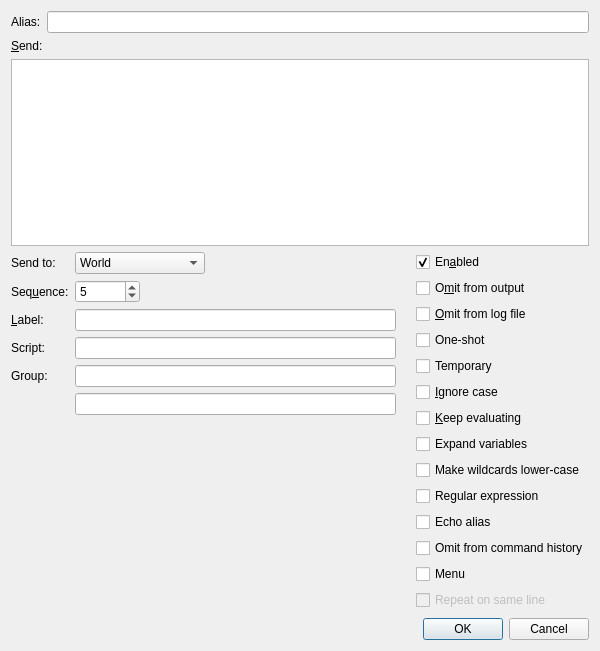
<?xml version="1.0" encoding="UTF-8"?>
<ui version="4.0">
 <class>AliasEdit</class>
 <widget class="QDialog" name="AliasEdit">
  <property name="geometry">
   <rect>
    <x>0</x>
    <y>0</y>
    <width>600</width>
    <height>651</height>
   </rect>
  </property>
  <property name="minimumSize">
   <size>
    <width>0</width>
    <height>0</height>
   </size>
  </property>
  <property name="windowTitle">
   <string>Edit Alias</string>
  </property>
  <layout class="QVBoxLayout" name="verticalLayout">
   <item>
    <widget class="QWidget" name="reactions_pattern" native="true">
     <layout class="QHBoxLayout" name="_3">
      <property name="leftMargin">
       <number>0</number>
      </property>
      <property name="topMargin">
       <number>0</number>
      </property>
      <property name="rightMargin">
       <number>0</number>
      </property>
      <property name="bottomMargin">
       <number>0</number>
      </property>
      <item>
       <widget class="QLabel" name="Pattern_label">
        <property name="text">
         <string>Alias:</string>
        </property>
        <property name="buddy">
         <cstring>Pattern</cstring>
        </property>
       </widget>
      </item>
      <item>
       <widget class="QLineEdit" name="Pattern"/>
      </item>
     </layout>
    </widget>
   </item>
   <item>
    <widget class="QLabel" name="Text_label">
     <property name="text">
      <string>&amp;Send:</string>
     </property>
     <property name="buddy">
      <cstring>Text</cstring>
     </property>
    </widget>
   </item>
   <item>
    <widget class="QPlainTextEdit" name="Text">
     <property name="sizePolicy">
      <sizepolicy hsizetype="Expanding" vsizetype="Expanding">
       <horstretch>0</horstretch>
       <verstretch>1</verstretch>
      </sizepolicy>
     </property>
     <property name="minimumSize">
      <size>
       <width>0</width>
       <height>0</height>
      </size>
     </property>
    </widget>
   </item>
   <item>
    <layout class="QHBoxLayout" name="_main">
     <property name="spacing">
      <number>20</number>
     </property>
     <item>
      <layout class="QVBoxLayout" name="_options">
       <property name="spacing">
        <number>6</number>
       </property>
       <item>
        <layout class="QFormLayout" name="_send">
         <item row="0" column="0">
          <widget class="QLabel" name="UserSendTo_label">
           <property name="text">
            <string>Send to:</string>
           </property>
           <property name="buddy">
            <cstring>UserSendTo</cstring>
           </property>
          </widget>
         </item>
         <item row="0" column="1">
          <widget class="QComboBox" name="UserSendTo">
           <property name="sizePolicy">
            <sizepolicy hsizetype="Fixed" vsizetype="Fixed">
             <horstretch>0</horstretch>
             <verstretch>0</verstretch>
            </sizepolicy>
           </property>
           <item>
            <property name="text">
             <string>World</string>
            </property>
           </item>
           <item>
            <property name="text">
             <string>Command</string>
            </property>
           </item>
           <item>
            <property name="text">
             <string>Output</string>
            </property>
           </item>
           <item>
            <property name="text">
             <string>Status</string>
            </property>
           </item>
           <item>
            <property name="text">
             <string>Notepad (new)</string>
            </property>
           </item>
           <item>
            <property name="text">
             <string>Notepad (append)</string>
            </property>
           </item>
           <item>
            <property name="text">
             <string>Notepad (replace)</string>
            </property>
           </item>
           <item>
            <property name="text">
             <string>Log file</string>
            </property>
           </item>
           <item>
            <property name="text">
             <string>Variable</string>
            </property>
           </item>
           <item>
            <property name="text">
             <string>Script</string>
            </property>
           </item>
          </widget>
         </item>
         <item row="1" column="0">
          <widget class="QLabel" name="Sequence_label">
           <property name="text">
            <string>Seq&amp;uence:</string>
           </property>
           <property name="buddy">
            <cstring>Sequence</cstring>
           </property>
          </widget>
         </item>
         <item row="1" column="1">
          <widget class="QSpinBox" name="Sequence">
           <property name="sizePolicy">
            <sizepolicy hsizetype="Fixed" vsizetype="Fixed">
             <horstretch>0</horstretch>
             <verstretch>0</verstretch>
            </sizepolicy>
           </property>
           <property name="minimum">
            <number>-30000</number>
           </property>
           <property name="maximum">
            <number>30000</number>
           </property>
           <property name="value">
            <number>5</number>
           </property>
          </widget>
         </item>
         <item row="3" column="0">
          <widget class="QLabel" name="Script_label">
           <property name="text">
            <string>Script:</string>
           </property>
           <property name="buddy">
            <cstring>Script</cstring>
           </property>
          </widget>
         </item>
         <item row="3" column="1">
          <widget class="QLineEdit" name="Script"/>
         </item>
         <item row="4" column="0">
          <widget class="QLabel" name="Group_label">
           <property name="text">
            <string>Group:</string>
           </property>
           <property name="buddy">
            <cstring>Group</cstring>
           </property>
          </widget>
         </item>
         <item row="4" column="1">
          <widget class="QLineEdit" name="Group"/>
         </item>
         <item row="5" column="0">
          <widget class="QLabel" name="Variable_label">
           <property name="text">
            <string/>
           </property>
           <property name="buddy">
            <cstring>Variable</cstring>
           </property>
          </widget>
         </item>
         <item row="5" column="1">
          <widget class="QLineEdit" name="Variable">
           <property name="visible">
            <bool>false</bool>
           </property>
          </widget>
         </item>
         <item row="2" column="1">
          <widget class="QLineEdit" name="Label"/>
         </item>
         <item row="2" column="0">
          <widget class="QLabel" name="Label_label">
           <property name="text">
            <string>&amp;Label:</string>
           </property>
           <property name="buddy">
            <cstring>Label</cstring>
           </property>
          </widget>
         </item>
        </layout>
       </item>
       <item>
        <spacer name="verticalSpacer">
         <property name="orientation">
          <enum>Qt::Orientation::Vertical</enum>
         </property>
         <property name="sizeHint" stdset="0">
          <size>
           <width>20</width>
           <height>2</height>
          </size>
         </property>
        </spacer>
       </item>
      </layout>
     </item>
     <item>
      <layout class="QVBoxLayout" name="_checkboxes">
       <property name="spacing">
        <number>6</number>
       </property>
       <item>
        <widget class="QCheckBox" name="Enabled">
         <property name="text">
          <string>En&amp;abled</string>
         </property>
         <property name="checked">
          <bool>true</bool>
         </property>
        </widget>
       </item>
       <item>
        <widget class="QCheckBox" name="OmitFromOutput">
         <property name="text">
          <string>O&amp;mit from output</string>
         </property>
        </widget>
       </item>
       <item>
        <widget class="QCheckBox" name="OmitFromLog">
         <property name="text">
          <string>&amp;Omit from log file</string>
         </property>
        </widget>
       </item>
       <item>
        <widget class="QCheckBox" name="OneShot">
         <property name="text">
          <string>One-shot</string>
         </property>
        </widget>
       </item>
       <item>
        <widget class="QCheckBox" name="Temporary">
         <property name="text">
          <string>Temporary</string>
         </property>
        </widget>
       </item>
       <item>
        <widget class="QCheckBox" name="IgnoreCase">
         <property name="text">
          <string>&amp;Ignore case</string>
         </property>
        </widget>
       </item>
       <item>
        <widget class="QCheckBox" name="KeepEvaluating">
         <property name="text">
          <string>&amp;Keep evaluating</string>
         </property>
        </widget>
       </item>
       <item>
        <widget class="QCheckBox" name="ExpandVariables">
         <property name="text">
          <string>Expand variables</string>
         </property>
        </widget>
       </item>
       <item>
        <widget class="QCheckBox" name="LowercaseWildcard">
         <property name="text">
          <string>Make wildcards lower-case</string>
         </property>
        </widget>
       </item>
       <item>
        <widget class="QCheckBox" name="IsRegex">
         <property name="text">
          <string>Regular expression</string>
         </property>
        </widget>
       </item>
       <item>
        <widget class="QCheckBox" name="EchoAlias">
         <property name="text">
          <string>Echo alias</string>
         </property>
        </widget>
       </item>
       <item>
        <widget class="QCheckBox" name="OmitFromCommandHistory">
         <property name="text">
          <string>Omit from command history</string>
         </property>
        </widget>
       </item>
       <item>
        <widget class="QCheckBox" name="Menu">
         <property name="text">
          <string>Menu</string>
         </property>
        </widget>
       </item>
       <item>
        <widget class="QCheckBox" name="Repeats">
         <property name="enabled">
          <bool>false</bool>
         </property>
         <property name="text">
          <string>Repeat on same line</string>
         </property>
        </widget>
       </item>
       <item>
        <spacer name="verticalSpacer_2">
         <property name="orientation">
          <enum>Qt::Orientation::Vertical</enum>
         </property>
         <property name="sizeHint" stdset="0">
          <size>
           <width>20</width>
           <height>2</height>
          </size>
         </property>
        </spacer>
       </item>
      </layout>
     </item>
    </layout>
   </item>
   <item>
    <widget class="QDialogButtonBox" name="buttonBox">
     <property name="orientation">
      <enum>Qt::Orientation::Horizontal</enum>
     </property>
     <property name="standardButtons">
      <set>QDialogButtonBox::StandardButton::Cancel|QDialogButtonBox::StandardButton::Ok</set>
     </property>
    </widget>
   </item>
  </layout>
 </widget>
 <resources/>
 <connections>
  <connection>
   <sender>buttonBox</sender>
   <signal>accepted()</signal>
   <receiver>AliasEdit</receiver>
   <slot>accept()</slot>
   <hints>
    <hint type="sourcelabel">
     <x>205</x>
     <y>917</y>
    </hint>
    <hint type="destinationlabel">
     <x>157</x>
     <y>274</y>
    </hint>
   </hints>
  </connection>
  <connection>
   <sender>buttonBox</sender>
   <signal>rejected()</signal>
   <receiver>AliasEdit</receiver>
   <slot>reject()</slot>
   <hints>
    <hint type="sourcelabel">
     <x>205</x>
     <y>917</y>
    </hint>
    <hint type="destinationlabel">
     <x>286</x>
     <y>274</y>
    </hint>
   </hints>
  </connection>
 </connections>
</ui>
